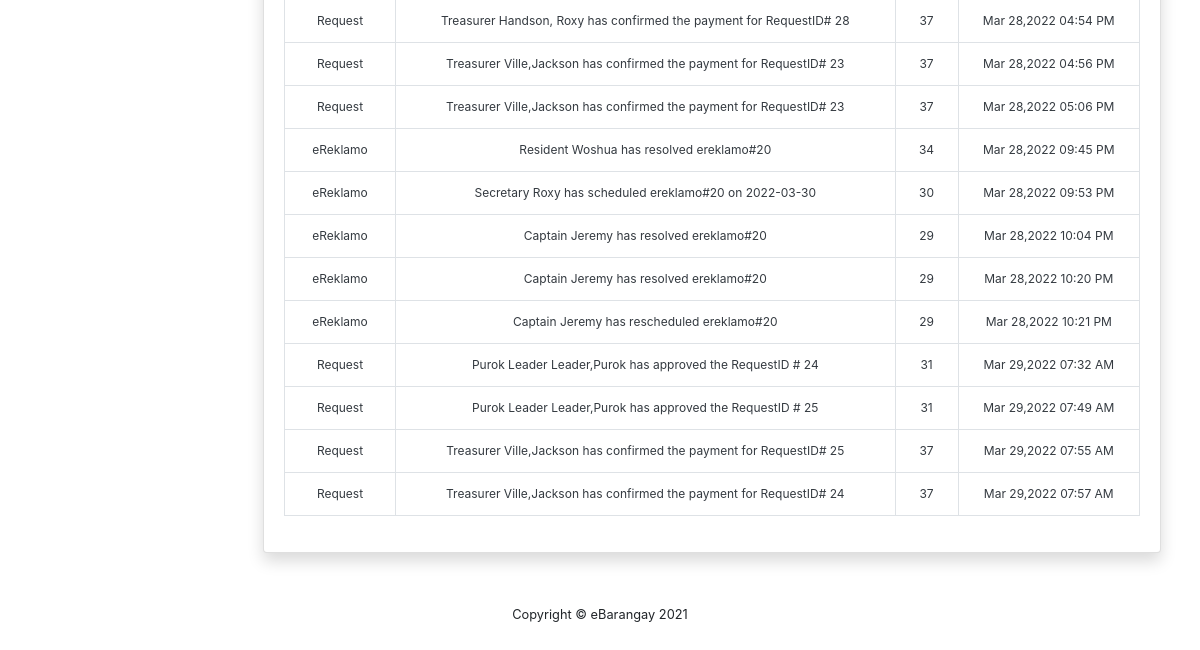
/report.php (signed in, lower part), run on an earlier commit of the app's database.
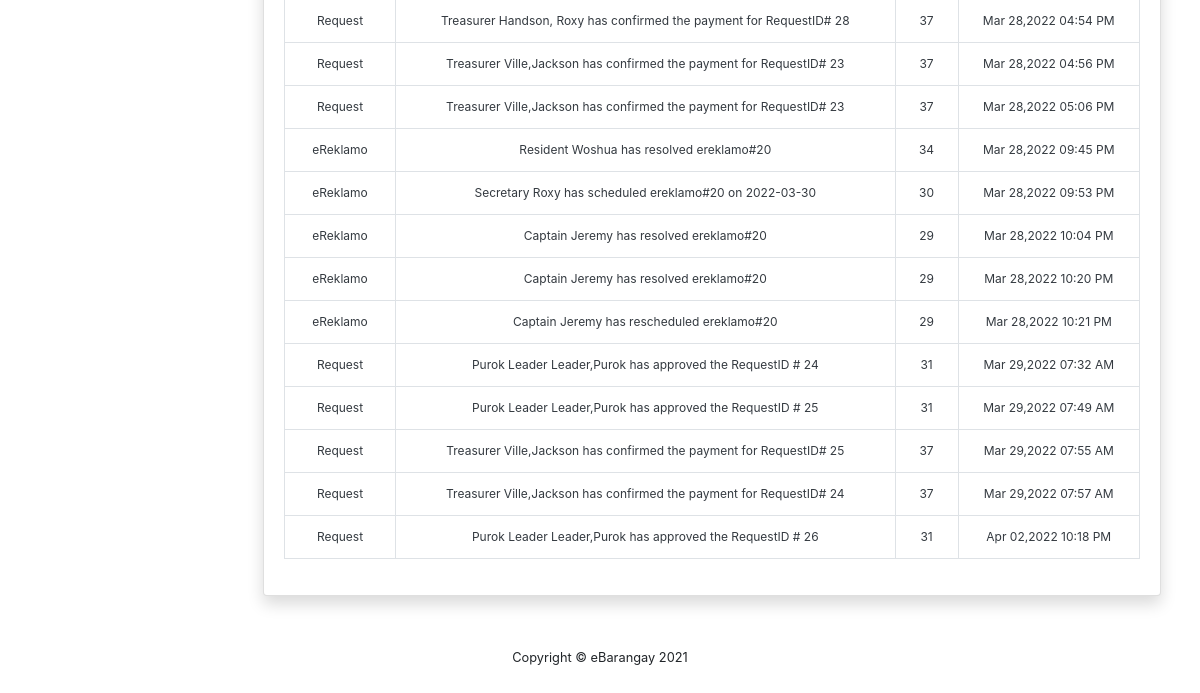
And on a later commit of the database.
### tables this page shows
CREATE TABLE `report` (
  `reportID` int NOT NULL,
  `ReportType` varchar(50) NOT NULL,
  `reportMessage` varchar(200) DEFAULT NULL,
  `UsersID` int NOT NULL,
  `created_on` datetime DEFAULT CURRENT_TIMESTAMP,
  `updated_on` datetime DEFAULT CURRENT_TIMESTAMP,
  `userBarangay` varchar(50) DEFAULT NULL,
  `userPurok` varchar(50) DEFAULT NULL
);

### report.php (the view, shortened to what this page needs)
<?php include_once 'header.php' ?>
<div class="col d-flex flex-column">
<div class="container-fluid">
<div class="card shadow mb-4 m-4">
    <div class="card-body" style="font-size: 75%">
        <div class="table-responsive">
            <table class="table table-bordered text-center text-dark display"
                width="100%" cellspacing="0" cellpadding="0">
                <tbody>
                    <?php
                        $accounts = $conn->query("SELECT * FROM report WHERE userBarangay = '{$_SESSION['userBarangay']}' AND userPurok = '{$_SESSION['userPurok']}'");
                        while($row=$accounts->fetch_assoc()):
                    ?>
                    <tr>
                        <td><?php echo $row["ReportType"] ?></td>
                        <td><?php echo $row["reportMessage"] ?></td>
                        <td><?php echo $row["UsersID"] ?></td>
                        <td><?php echo date("M d,Y h:i A",strtotime($row['created_on'])) ?></td>
                    </tr>
                    <?php endwhile; ?>
                </tbody>
            </table>
        </div>
    </div>
</div>
</div>
</div>
<?php include_once 'footer.php' ?>

What changed in the data, as far as the page shows it:
added report: ReportType "Request", reportMessage "Purok Leader Leader,Purok has approved the RequestID # 26", UsersID "31", created_on "Apr 02,2022 10:18 PM"
